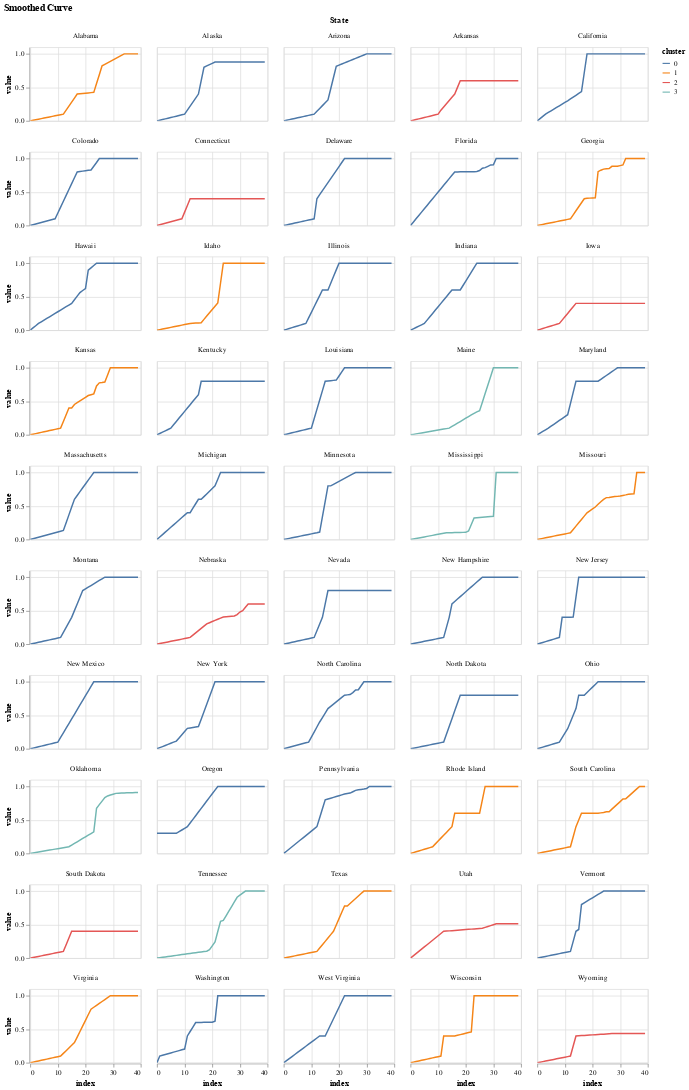

The cell this chart's notebook holds for it:
### Code cell
chart = alt.Chart(tseries4plot).mark_line().encode(
        x = alt.X("index"),
        y = alt.Y("value", scale=alt.Scale(0,1)),
        facet=alt.Facet('State:O', columns=5),
        color=alt.Color("cluster",type="nominal")
    )
chart.properties(width=150,height=100,title="Smoothed Curve").interactive()

### Figure 1 — Vega-Lite specification as saved in the notebook (floating-point values rounded to 4 significant figures; data arrays with more than 128 entries replaced by an {"elided": "..."} marker saying what was removed)
{"config": {"view": {"continuousWidth": 400, "continuousHeight": 300}}, "data": {"name": "data-94bfe100d205cea16d811e308d0b5464"}, "mark": "line", "encoding": {"color": {"type": "nominal", "field": "cluster"}, "facet": {"type": "ordinal", "columns": 5, "field": "State"}, "x": {"type": "quantitative", "field": "index"}, "y": {"type": "quantitative", "field": "value", "scale": {"align": 0, "base": 1}}}, "height": 100, "selection": {"selector003": {"type": "interval", "bind": "scales", "encodings": ["x", "y"]}}, "title": "Smoothed Curve", "width": 150, "$schema": "https://vega.github.io/schema/vega-lite/v4.0.2.json", "datasets": {"data-94bfe100d205cea16d811e308d0b5464": {"elided": "2000 records"}}}
